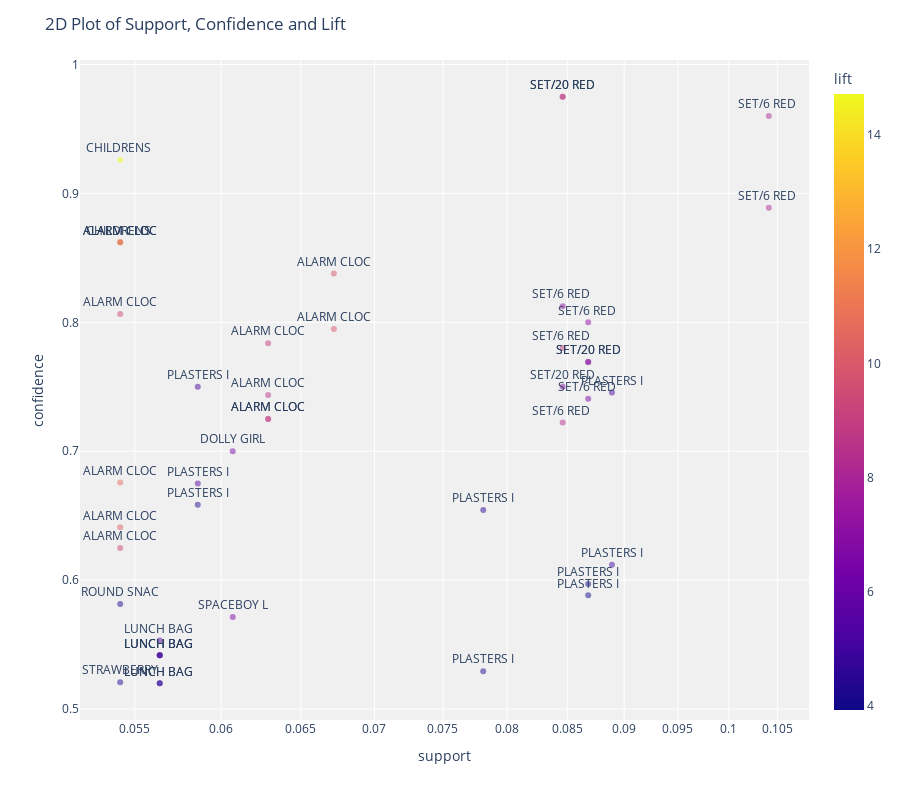

The code cell stored with this chart in its notebook:
### Code cell
plot_model(model2)

### Figure 1 — Plotly figure (JSON) as saved in the notebook; plotly's stock layout.template omitted (floating-point values rounded to 4 significant figures)
{"data": [{"customdata": [["SET/20 RED RETROSPOT PAPER NAPKINS ", "SET/6 RED SPOTTY PAPER CUPS"], ["SET/20 RED RETROSPOT PAPER NAPKINS ", "SET/6 RED SPOTTY PAPER PLATES"], ["SET/6 RED SPOTTY PAPER PLATES", "SET/6 RED SPOTTY PAPER CUPS"], ["CHILDRENS CUTLERY SPACEBOY ", "CHILDRENS CUTLERY DOLLY GIRL "], ["SET/6 RED SPOTTY PAPER CUPS", "SET/6 RED SPOTTY PAPER PLATES"], ["CHILDRENS CUTLERY DOLLY GIRL ", "CHILDRENS CUTLERY SPACEBOY "], ["ALARM CLOCK BAKELIKE GREEN", "ALARM CLOCK BAKELIKE RED "], ["ALARM CLOCK BAKELIKE RED ", "ALARM CLOCK BAKELIKE GREEN"], ["ALARM CLOCK BAKELIKE RED ", "ALARM CLOCK BAKELIKE GREEN"], ["SET/6 RED SPOTTY PAPER CUPS", "SET/20 RED RETROSPOT PAPER NAPKINS "], ["ALARM CLOCK BAKELIKE RED ", "ALARM CLOCK BAKELIKE PINK"], ["SET/6 RED SPOTTY PAPER PLATES", "SET/20 RED RETROSPOT PAPER NAPKINS "], ["ALARM CLOCK BAKELIKE GREEN", "ALARM CLOCK BAKELIKE RED "], ["ALARM CLOCK BAKELIKE RED ", "ALARM CLOCK BAKELIKE PINK"], ["SET/6 RED SPOTTY PAPER PLATES", "SET/20 RED RETROSPOT PAPER NAPKINS "], ["SET/20 RED RETROSPOT PAPER NAPKINS ", "SET/6 RED SPOTTY PAPER CUPS"], ["SET/20 RED RETROSPOT PAPER NAPKINS ", "SET/6 RED SPOTTY PAPER PLATES"], ["PLASTERS IN TIN CIRCUS PARADE ", "PLASTERS IN TIN WOODLAND ANIMALS"], ["SET/20 RED RETROSPOT PAPER NAPKINS ", "SET/6 RED SPOTTY PAPER CUPS"], ["PLASTERS IN TIN SPACEBOY", "PLASTERS IN TIN WOODLAND ANIMALS"], ["ALARM CLOCK BAKELIKE GREEN", "ALARM CLOCK BAKELIKE PINK"], ["SET/6 RED SPOTTY PAPER CUPS", "SET/20 RED RETROSPOT PAPER NAPKINS "], ["ALARM CLOCK BAKELIKE PINK", "ALARM CLOCK BAKELIKE GREEN"], ["ALARM CLOCK BAKELIKE PINK", "ALARM CLOCK BAKELIKE RED "], ["SET/6 RED SPOTTY PAPER CUPS", "SET/20 RED RETROSPOT PAPER NAPKINS "], ["DOLLY GIRL LUNCH BOX", "SPACEBOY LUNCH BOX "], ["ALARM CLOCK BAKELIKE RED ", "ALARM CLOCK BAKELIKE GREEN"], ["PLASTERS IN TIN WOODLAND ANIMALS", "PLASTERS IN TIN SPACEBOY"], ["PLASTERS IN TIN WOODLAND ANIMALS", "PLASTERS IN TIN CIRCUS PARADE "], ["PLASTERS IN TIN SPACEBOY", "PLASTERS IN TIN CIRCUS PARADE "], ["ALARM CLOCK BAKELIKE GREEN", "ALARM CLOCK BAKELIKE RED "], ["ALARM CLOCK BAKELIKE PINK", "ALARM CLOCK BAKELIKE RED "], ["PLASTERS IN TIN WOODLAND ANIMALS", "PLASTERS IN TIN SPACEBOY"], ["PLASTERS IN TIN WOODLAND ANIMALS", "PLASTERS IN TIN CIRCUS PARADE "], ["PLASTERS IN TIN CIRCUS PARADE ", "PLASTERS IN TIN WOODLAND ANIMALS"], ["ROUND SNACK BOXES SET OF 4 FRUITS ", "ROUND SNACK BOXES SET OF4 WOODLAND "], ["SPACEBOY LUNCH BOX ", "DOLLY GIRL LUNCH BOX"], ["LUNCH BAG WOODLAND", "LUNCH BAG SPACEBOY DESIGN "], ["LUNCH BAG SPACEBOY DESIGN ", "LUNCH BAG RED RETROSPOT"], ["LUNCH BAG SPACEBOY DESIGN ", "LUNCH BAG APPLE DESIGN"], ["LUNCH BAG SPACEBOY DESIGN ", "LUNCH BAG WOODLAND"], ["PLASTERS IN TIN CIRCUS PARADE ", "PLASTERS IN TIN SPACEBOY"], ["STRAWBERRY LUNCH BOX WITH CUTLERY", "LUNCH BOX WITH CUTLERY RETROSPOT "], ["LUNCH BAG APPLE DESIGN", "LUNCH BAG RED RETROSPOT"], ["LUNCH BAG APPLE DESIGN", "LUNCH BAG SPACEBOY DESIGN "]], "hovertemplate": "support=%{x}<br>confidence=%{y}<br>antecedents_short=%{text}<br>antecedents=%{customdata[0]}<br>consequents=%{customdata[1]}<br>lift=%{marker.color}<extra></extra>", "legendgroup": "", "marker": {"color": [8.324, 8.989, 8.196, 14.72, 8.196, 14.72, 10.74, 10.19, 9.904, 7.203, 9.294, 7.092, 9.904, 9.033, 8.989, 6.567, 7.092, 5.16, 7.203, 5.129, 8.57, 6.567, 8.57, 9.033, 8.324, 6.586, 10.74, 5.658, 4.465, 4.437, 10.19, 9.294, 5.129, 4.047, 4.047, 4.188, 6.586, 5.313, 4.094, 4.994, 5.313, 4.437, 4.212, 3.93, 4.994], "coloraxis": "coloraxis", "opacity": 0.5, "symbol": "circle"}, "mode": "markers+text", "name": "", "orientation": "v", "showlegend": false, "text": ["SET/20 RED", "SET/20 RED", "SET/6 RED ", "CHILDRENS ", "SET/6 RED ", "CHILDRENS ", "ALARM CLOC", "ALARM CLOC", "ALARM CLOC", "SET/6 RED ", "ALARM CLOC", "SET/6 RED ", "ALARM CLOC", "ALARM CLOC", "SET/6 RED ", "SET/20 RED", "SET/20 RED", "PLASTERS I", "SET/20 RED", "PLASTERS I", "ALARM CLOC", "SET/6 RED ", "ALARM CLOC", "ALARM CLOC", "SET/6 RED ", "DOLLY GIRL", "ALARM CLOC", "PLASTERS I", "PLASTERS I", "PLASTERS I", "ALARM CLOC", "ALARM CLOC", "PLASTERS I", "PLASTERS I", "PLASTERS I", "ROUND SNAC", "SPACEBOY L", "LUNCH BAG ", "LUNCH BAG ", "LUNCH BAG ", "LUNCH BAG ", "PLASTERS I", "STRAWBERRY", "LUNCH BAG ", "LUNCH BAG "], "textposition": "top center", "type": "scatter", "x": [0.0846, 0.0846, 0.1041, 0.0542, 0.1041, 0.0542, 0.0542, 0.0542, 0.0672, 0.0846, 0.0542, 0.0868, 0.0672, 0.0629, 0.0846, 0.0868, 0.0868, 0.0586, 0.0846, 0.0889, 0.0629, 0.0868, 0.0629, 0.0629, 0.0846, 0.0607, 0.0542, 0.0586, 0.0586, 0.0781, 0.0542, 0.0542, 0.0889, 0.0868, 0.0868, 0.0542, 0.0607, 0.0564, 0.0564, 0.0564, 0.0564, 0.0781, 0.0542, 0.0564, 0.0564], "xaxis": "x", "y": [0.975, 0.975, 0.96, 0.9259, 0.8889, 0.8621, 0.8621, 0.8621, 0.8378, 0.8125, 0.8065, 0.8, 0.7949, 0.7838, 0.78, 0.7692, 0.7692, 0.75, 0.75, 0.7455, 0.7436, 0.7407, 0.725, 0.725, 0.7222, 0.7, 0.6757, 0.675, 0.6585, 0.6545, 0.641, 0.625, 0.6119, 0.597, 0.5882, 0.5814, 0.5714, 0.5532, 0.5417, 0.5417, 0.5417, 0.5294, 0.5208, 0.52, 0.52], "yaxis": "y"}], "layout": {"coloraxis": {"colorbar": {"title": {"text": "lift"}}, "colorscale": [[0, "#0d0887"], [0.1111, "#46039f"], [0.2222, "#7201a8"], [0.3333, "#9c179e"], [0.4444, "#bd3786"], [0.5556, "#d8576b"], [0.6667, "#ed7953"], [0.7778, "#fb9f3a"], [0.8889, "#fdca26"], [1, "#f0f921"]]}, "height": 800, "legend": {"tracegroupgap": 0}, "margin": {"t": 60}, "plot_bgcolor": "rgb(240,240,240)", "title": {"text": "2D Plot of Support, Confidence and Lift"}, "xaxis": {"anchor": "y", "domain": [0, 1], "title": {"text": "support"}, "type": "log"}, "yaxis": {"anchor": "x", "domain": [0, 1], "title": {"text": "confidence"}}}}
